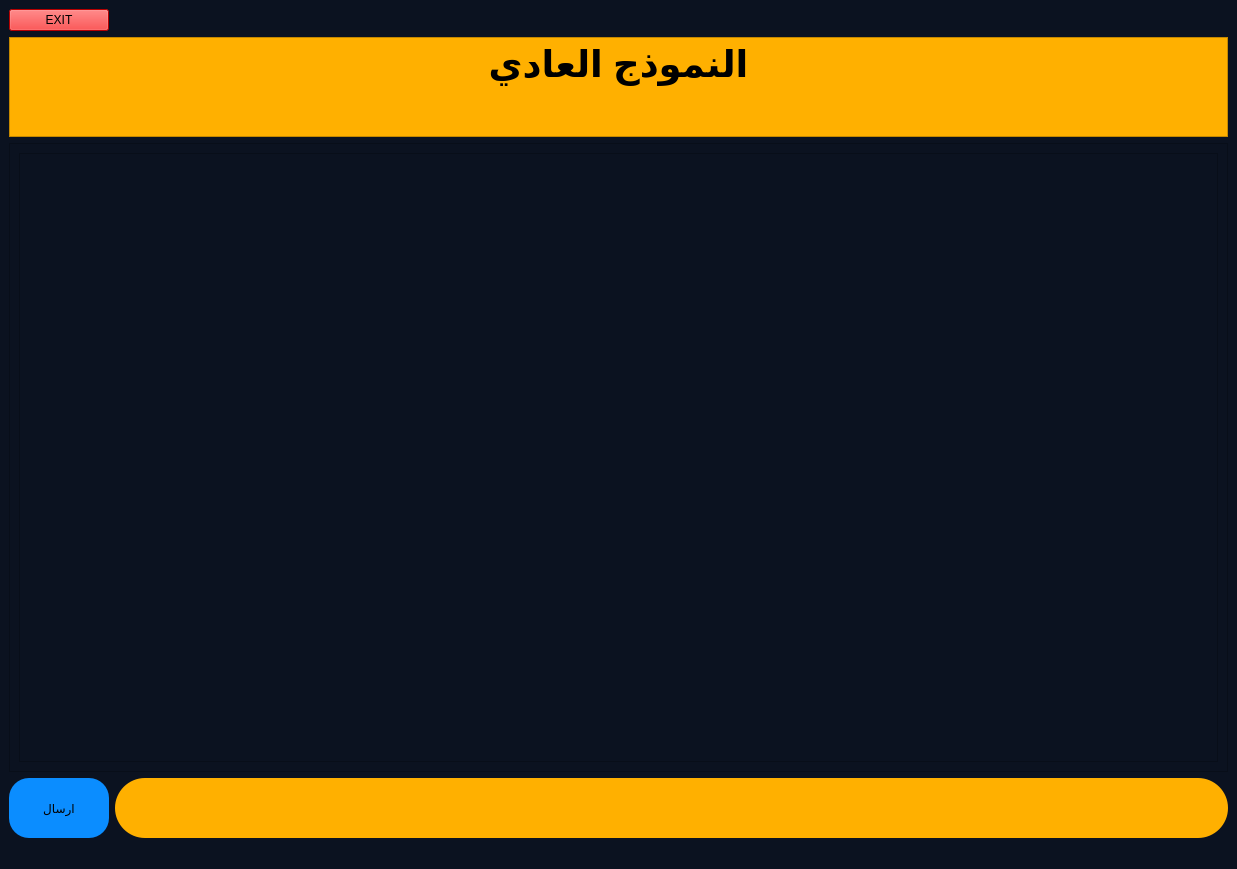
<?xml version="1.0" encoding="UTF-8"?>
<ui version="4.0">
 <class>ai1</class>
 <widget class="QMainWindow" name="ai1">
  <property name="geometry">
   <rect>
    <x>0</x>
    <y>0</y>
    <width>1237</width>
    <height>869</height>
   </rect>
  </property>
  <property name="windowTitle">
   <string>MainWindow</string>
  </property>
  <property name="styleSheet">
   <string notr="true">background-color: rgb(11, 18, 32);</string>
  </property>
  <widget class="QWidget" name="centralwidget">
   <layout class="QGridLayout" name="gridLayout">
    <item row="0" column="0">
     <widget class="QPushButton" name="pushButton_2">
      <property name="styleSheet">
       <string notr="true">background-color: rgb(255, 0, 0);</string>
      </property>
      <property name="text">
       <string>EXIT</string>
      </property>
     </widget>
    </item>
    <item row="0" column="1">
     <spacer name="horizontalSpacer">
      <property name="orientation">
       <enum>Qt::Horizontal</enum>
      </property>
      <property name="sizeHint" stdset="0">
       <size>
        <width>1110</width>
        <height>20</height>
       </size>
      </property>
     </spacer>
    </item>
    <item row="1" column="0" colspan="2">
     <widget class="QTextBrowser" name="textBrowser">
      <property name="maximumSize">
       <size>
        <width>16777215</width>
        <height>100</height>
       </size>
      </property>
      <property name="styleSheet">
       <string notr="true">background-color: rgb(255, 176, 0);</string>
      </property>
      <property name="html">
       <string>&lt;!DOCTYPE HTML PUBLIC &quot;-//W3C//DTD HTML 4.0//EN&quot; &quot;http://www.w3.org/TR/REC-html40/strict.dtd&quot;&gt;
&lt;html&gt;&lt;head&gt;&lt;meta name=&quot;qrichtext&quot; content=&quot;1&quot; /&gt;&lt;meta charset=&quot;utf-8&quot; /&gt;&lt;style type=&quot;text/css&quot;&gt;
p, li { white-space: pre-wrap; }
hr { height: 1px; border-width: 0; }
li.unchecked::marker { content: &quot;\2610&quot;; }
li.checked::marker { content: &quot;\2612&quot;; }
&lt;/style&gt;&lt;/head&gt;&lt;body style=&quot; font-family:'Segoe UI'; font-size:9pt; font-weight:400; font-style:normal;&quot;&gt;
&lt;p align=&quot;center&quot; style=&quot; margin-top:0px; margin-bottom:0px; margin-left:0px; margin-right:0px; -qt-block-indent:0; text-indent:0px;&quot;&gt;&lt;span style=&quot; font-size:28pt; font-weight:700; color:#000000;&quot;&gt;النموذج العادي&lt;/span&gt;&lt;/p&gt;&lt;/body&gt;&lt;/html&gt;</string>
      </property>
     </widget>
    </item>
    <item row="2" column="0" colspan="2">
     <widget class="QScrollArea" name="scrollArea">
      <property name="widgetResizable">
       <bool>true</bool>
      </property>
      <widget class="QWidget" name="scrollAreaWidgetContents">
       <property name="geometry">
        <rect>
         <x>0</x>
         <y>0</y>
         <width>1217</width>
         <height>604</height>
        </rect>
       </property>
       <layout class="QGridLayout" name="gridLayout_2">
        <item row="0" column="0">
         <widget class="QTextBrowser" name="textBrowser_2">
          <property name="styleSheet">
           <string notr="true">font: 12pt &quot;Segoe UI&quot;;
color: rgb(255, 255, 255);</string>
          </property>
         </widget>
        </item>
       </layout>
      </widget>
     </widget>
    </item>
    <item row="3" column="0">
     <widget class="QPushButton" name="pushButton">
      <property name="minimumSize">
       <size>
        <width>100</width>
        <height>60</height>
       </size>
      </property>
      <property name="styleSheet">
       <string notr="true">border-radius: 20%;
font: 12pt &quot;Segoe UI&quot;;
background-color: rgb(11, 141, 255);</string>
      </property>
      <property name="text">
       <string>ارسال</string>
      </property>
      <property name="shortcut">
       <string>Return</string>
      </property>
     </widget>
    </item>
    <item row="3" column="1">
     <widget class="QLineEdit" name="lineEdit">
      <property name="minimumSize">
       <size>
        <width>0</width>
        <height>60</height>
       </size>
      </property>
      <property name="styleSheet">
       <string notr="true">border-radius: 30%;
background-color: rgb(255, 176, 0);</string>
      </property>
     </widget>
    </item>
   </layout>
  </widget>
  <widget class="QMenuBar" name="menubar">
   <property name="geometry">
    <rect>
     <x>0</x>
     <y>0</y>
     <width>1237</width>
     <height>21</height>
    </rect>
   </property>
  </widget>
  <widget class="QStatusBar" name="statusbar"/>
 </widget>
 <resources/>
 <connections/>
</ui>
